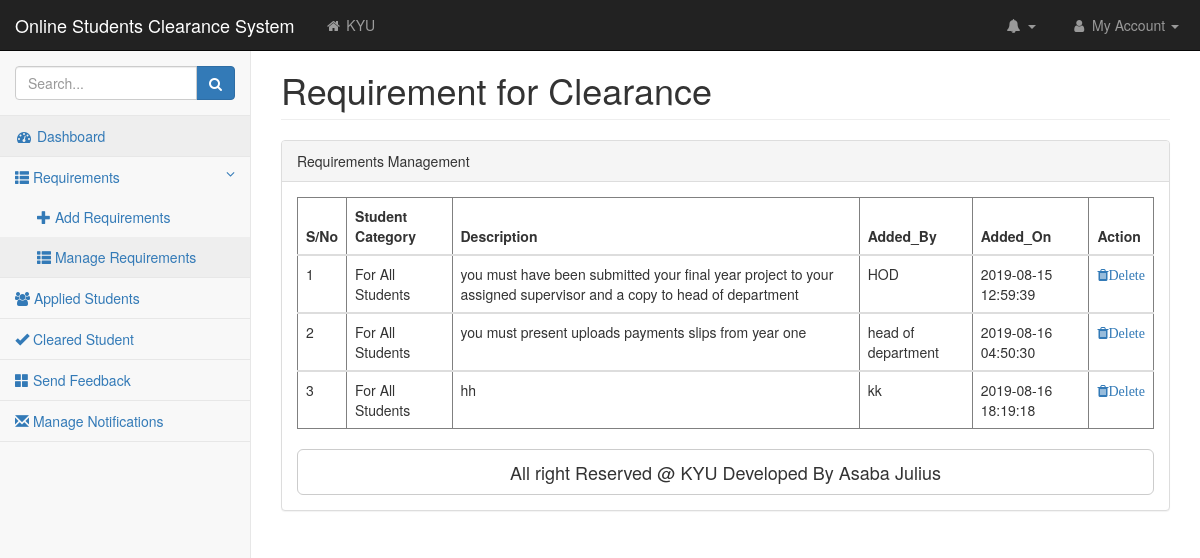
Screenshot of /Busar/manageRequirements.php with the database file from the repository.
### tables this page shows
CREATE TABLE `requirements` (
  `id` int(11) NOT NULL,
  `Requirement_to` varchar(200) NOT NULL,
  `Description` varchar(200) NOT NULL,
  `StudentCategory` varchar(200) NOT NULL,
  `office` varchar(200) NOT NULL,
  `AddedBy` varchar(200) NOT NULL,
  `AddedOn` timestamp NOT NULL DEFAULT CURRENT_TIMESTAMP
);

### Busar/manageRequirements.php (the view, shortened to what this page needs)
<?php
include("MainMenu.php");
include("../functions.php");
?>
<div id="page-wrapper">
 <div class="container-fluid">
 <div class="row">
 <div class="col-lg-12">
 <h1 class="page-header">Requirement for Clearance </h1>
</div>
</div>
<div class="row">
<div class="col-lg-12">
<div class="panel panel-default">
<div class="panel-heading">
  Requirements Management
</div>
 <div class="panel-body">
<div class="table-responsive">
<table class="table table-hover" id="usermanagetable" border="1">
<thead>
<tr>
<th>S/No</th>
<th>Student Category</th>
<th>Description</th>
<th>Added_By</th>
<th>Added_On</th>
<th>Action</th>
</tr>
</thead>
<?php
$sql=mysqli_query($db,"SELECT *from requirements where  StudentCategory LIKE 'F%';");
$count=1;
while ($rows=mysqli_fetch_array($sql)){?>
<tbody><tr>
    <td><?php echo $count;?></td>
    <td><?php echo $rows['StudentCategory'];?></td>
    <td><?php echo $rows['Description']; ?></td>
    <td><?php echo $rows['AddedBy']?></td>
    <td><?php echo $rows['AddedOn'];?></td>
    <td>
<a href="manageRequirements.php?id=<?php echo $rows['id'];?>" onclick="return confirm('Are you sure you want yo Delete')" <i class="fa fa-trash">Delete</i></a>
    </td>
    </tr>
</tbody>
<?php $count=$count+1;} ?>
 </table>
</div>
<a class="btn btn-default btn-lg btn-block" target="_blank" href="https://datatables.net/">All right Reserved @ KYU Developed By Asaba Julius</a>
                                    </div>
                                </div>
                            </div>
                        </div>
                    </div>
                </div>

### Busar/MainMenu.php (shortened to what this page needs)
<!DOCTYPE html>
<html lang="en">
<head>
    <link href="css/bootstrap.min.css" rel="stylesheet">
    <link href="css/metisMenu.min.css" rel="stylesheet">
    <link href="css/timeline.css" rel="stylesheet">
    <link href="css/startmin.css" rel="stylesheet">
    <link href="css/morris.css" rel="stylesheet">
    <link href="css/font-awesome.min.css" rel="stylesheet" type="text/css">
</head>
<body>
<div id="wrapper">
    <nav class="navbar navbar-inverse navbar-fixed-top" role="navigation">
        <div class="navbar-header">
            <a class="navbar-brand" href="#">Online Students Clearance System</a>
        </div>
        <ul class="nav navbar-nav navbar-left navbar-top-links">
            <li><a href="#"><i class="fa fa-home fa-fw"></i> KYU</a></li>
        </ul>
        <ul class="nav navbar-right navbar-top-links">
            <li class="dropdown navbar-inverse">
                <a class="dropdown-toggle" data-toggle="dropdown" href="#">
                    <i class="fa fa-bell fa-fw"></i> <b class="caret"></b>
                </a>
            </li>
            <li class="dropdown">
                <a class="dropdown-toggle" data-toggle="dropdown" href="#">
                    <i class="fa fa-user fa-fw"></i> My Account <b class="caret"></b>
                </a>
            </li>
        </ul>
        <div class="navbar-default sidebar" role="navigation">
            <div class="sidebar-nav navbar-collapse">
                <ul class="nav" id="side-menu">
                    <li class="sidebar-search">
                        <div class="input-group custom-search-form">
                            <input type="text" class="form-control" placeholder="Search...">
                                <span class="input-group-btn">
                                    <button class="btn btn-primary" type="button">
                                        <i class="fa fa-search"></i>
                                    </button>
                                </span>
                        </div>
                    </li>
                    <li>
                        <a href="Dashboard.php" class="active"><i class="fa fa-dashboard fa-fw"></i> Dashboard</a>
                    </li>
                    <li>
        <a href="#"><i class="glyphicon glyphicon-th-list"></i> Requirements<span class="fa arrow"></span></a>
                                <ul class="nav nav-second-level">
                                    <li>
                                    <a href="addrequirements.php"><i class="glyphicon glyphicon-plus"> </i> Add Requirements </a>
                                    </li>
                                    <li>
                                        <a href="manageRequirements.php"><i class="glyphicon glyphicon-th-list"></i>  Manage Requirements</a>
                                    </li>
                                </ul>
                            </li>
                            <li>
                        <a href="AppliedStudents.php"><i class="fa fa-users"></i>   Applied Students</a>
                    </li>
                            <li>
                        <a href="clearedStd.php"><i class="glyphicon glyphicon-ok"></i> Cleared Student</a>
                    </li>
                    <li>
                        <a href="sendfeedback.php"><i class="glyphicon glyphicon-th-large"></i> Send Feedback</a>
                    </li>
                    <li>
                        <a href="Noticafication.php"><i class="glyphicon glyphicon-envelope"></i> Manage Notifications</a>
                    </li>
                </ul>
            </div>
        </div>
    </nav>
</div>
</body>
</html>

### Busar/css/startmin.css (style rules this page uses)
body { background-color: #f8f8f8; }
#wrapper { width: 100%; }
#page-wrapper { padding-top: 30px; min-height: 568px; background-color: #fff; }
@media (min-width:768px) { #page-wrapper { position: inherit; margin-left: 250px; padding: 30px 15px 0 15px; border-left: 1px solid #e7e7e7; } }
.navbar-header { float: left; }
.navbar-left { float: left; }
.navbar-right { text-align: right; }
.navbar-top-links { margin: 0; }
.navbar-top-links li { display: inline-block; }
.navbar-top-links li:last-child { margin-right: 6px; }
.navbar-top-links li a { padding: 15px; min-height: 50px; }
.navbar-top-links>li>a { color: #999; }
.sidebar .sidebar-nav.navbar-collapse { padding-right: 0; padding-left: 0; }
.sidebar .sidebar-search { padding: 15px; }
.sidebar ul li { border-bottom: 1px solid #e7e7e7; }
.sidebar ul li a.active { background-color: #eee; }
.sidebar .arrow { float: right; }
.sidebar .fa.arrow:before { content: "\f104"; }
.sidebar .active>a>.fa.arrow:before { content: "\f107"; }
.sidebar .nav-second-level li, .sidebar .nav-third-level li { border-bottom: 0!important; }
.sidebar .nav-second-level li a { padding-left: 37px; }
@media (min-width:768px) { .sidebar { z-index: 1; position: absolute; width: 250px; margin-top: 51px; } }

### rows the page displays
requirements: StudentCategory "For All Students", Description "you must have been submitted your final year project to your assigned supervisor and a copy to head of department", AddedBy "HOD", AddedOn "2019-08-15 12:59:39"
requirements: StudentCategory "For All Students", Description "you must present uploads payments slips from year one", AddedBy "head of department", AddedOn "2019-08-16 04:50:30"
requirements: StudentCategory "For All Students", Description "hh", AddedBy "kk", AddedOn "2019-08-16 18:19:18"
